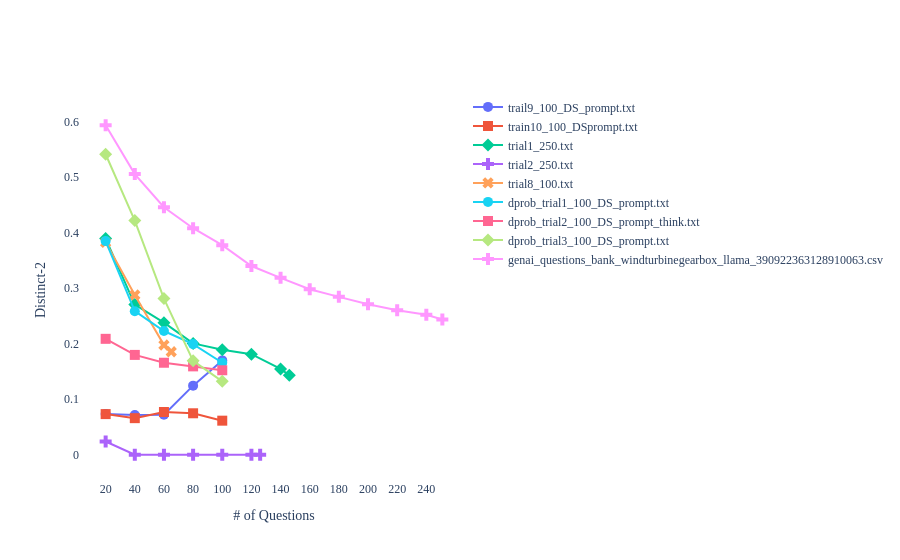

The notebook cell this image was saved under:
### Code cell
import plotly.graph_objects as go

# Sample DataFrame (replace this with your actual DataFrame)
# df = ...
df = ans

fig = go.Figure()

# Define markers and line styles
markers = ['circle', 'square', 'diamond', 'cross', 'x']
lines = ['solid']

# Iterate through unique files in the DataFrame
for i, file in enumerate(df['file'].unique()):
    file_data = df[df['file'] == file]
    marker_style = markers[i % len(markers)]
    line_style = lines[i % len(lines)]
    
    fig.add_trace(go.Scatter(
        x=file_data['batch'],
        y=file_data['distinct-2'],
        mode='lines+markers',
        name=file,
        text=file,
        line=dict(dash=line_style),
        marker=dict(symbol=marker_style, size=10),
    ))

# Update layout
fig.update_layout(
    xaxis_title='# of Questions',
    yaxis_title='Distinct-2',
    font=dict(family="Times New Roman", size=12),
    legend=dict(
        orientation="h",  # Horizontal orientation
        yanchor="top",  # Anchor to the bottom
        y=1.02,  # Adjust the position vertically
        xanchor="left",  # Anchor to the right
        x=1,  # Adjust the position horizontally
    ),
    xaxis=dict(
        showgrid=False,  # Do not show grid for x-axis
        tickvals=list(range(0, max(df['batch']) + 1, 20)),  # Set tick values with a step of 20
    ),
    yaxis=dict(
        showgrid=False,  # Do not show grid for y-axis
    ),
    plot_bgcolor='white',  # Set background color for the entire plot
)

# Show the plot
fig.show()

### Figure 1 — Plotly figure (JSON) as saved in the notebook; plotly's stock layout.template omitted (floating-point values rounded to 4 significant figures)
{"data": [{"line": {"dash": "solid"}, "marker": {"size": 10, "symbol": "circle"}, "mode": "lines+markers", "name": "trail9_100_DS_prompt.txt", "text": "trail9_100_DS_prompt.txt", "type": "scatter", "x": [20, 40, 60, 80, 100], "y": [0.07317, 0.07164, 0.07214, 0.1244, 0.1698]}, {"line": {"dash": "solid"}, "marker": {"size": 10, "symbol": "square"}, "mode": "lines+markers", "name": "train10_100_DSprompt.txt", "text": "train10_100_DSprompt.txt", "type": "scatter", "x": [20, 40, 60, 80, 100], "y": [0.07317, 0.06589, 0.07692, 0.07466, 0.06135]}, {"line": {"dash": "solid"}, "marker": {"size": 10, "symbol": "diamond"}, "mode": "lines+markers", "name": "trial1_250.txt", "text": "trial1_250.txt", "type": "scatter", "x": [20, 40, 60, 80, 100, 120, 140, 146], "y": [0.3891, 0.2704, 0.2377, 0.2005, 0.1889, 0.1811, 0.1544, 0.1431]}, {"line": {"dash": "solid"}, "marker": {"size": 10, "symbol": "cross"}, "mode": "lines+markers", "name": "trial2_250.txt", "text": "trial2_250.txt", "type": "scatter", "x": [20, 40, 60, 80, 100, 120, 126], "y": [0.0239, 0, 0, 0, 0, 0, 0]}, {"line": {"dash": "solid"}, "marker": {"size": 10, "symbol": "x"}, "mode": "lines+markers", "name": "trial8_100.txt", "text": "trial8_100.txt", "type": "scatter", "x": [20, 40, 60, 65], "y": [0.3824, 0.2876, 0.1975, 0.1854]}, {"line": {"dash": "solid"}, "marker": {"size": 10, "symbol": "circle"}, "mode": "lines+markers", "name": "dprob_trial1_100_DS_prompt.txt", "text": "dprob_trial1_100_DS_prompt.txt", "type": "scatter", "x": [20, 40, 60, 80, 100], "y": [0.3846, 0.2585, 0.2227, 0.1991, 0.1656]}, {"line": {"dash": "solid"}, "marker": {"size": 10, "symbol": "square"}, "mode": "lines+markers", "name": "dprob_trial2_100_DS_prompt_think.txt", "text": "dprob_trial2_100_DS_prompt_think.txt", "type": "scatter", "x": [20, 40, 60, 80, 100], "y": [0.2087, 0.1797, 0.1656, 0.1591, 0.1521]}, {"line": {"dash": "solid"}, "marker": {"size": 10, "symbol": "diamond"}, "mode": "lines+markers", "name": "dprob_trial3_100_DS_prompt.txt", "text": "dprob_trial3_100_DS_prompt.txt", "type": "scatter", "x": [20, 40, 60, 80, 100], "y": [0.5409, 0.4216, 0.2811, 0.169, 0.1322]}, {"line": {"dash": "solid"}, "marker": {"size": 10, "symbol": "cross"}, "mode": "lines+markers", "name": "genai_questions_bank_windturbinegearbox_llama_390922363128910063.csv", "text": "genai_questions_bank_windturbinegearbox_llama_390922363128910063.csv", "type": "scatter", "x": [20, 40, 60, 80, 100, 120, 140, 160, 180, 200, 220, 240, 251], "y": [0.5931, 0.5052, 0.4456, 0.4078, 0.3772, 0.3397, 0.3185, 0.2979, 0.2842, 0.271, 0.2602, 0.252, 0.2435]}], "layout": {"font": {"family": "Times New Roman", "size": 12}, "legend": {"orientation": "h", "x": 1, "xanchor": "left", "y": 1.02, "yanchor": "top"}, "plot_bgcolor": "white", "xaxis": {"showgrid": false, "tickvals": [0, 20, 40, 60, 80, 100, 120, 140, 160, 180, 200, 220, 240], "title": {"text": "# of Questions"}}, "yaxis": {"showgrid": false, "title": {"text": "Distinct-2"}}}}
